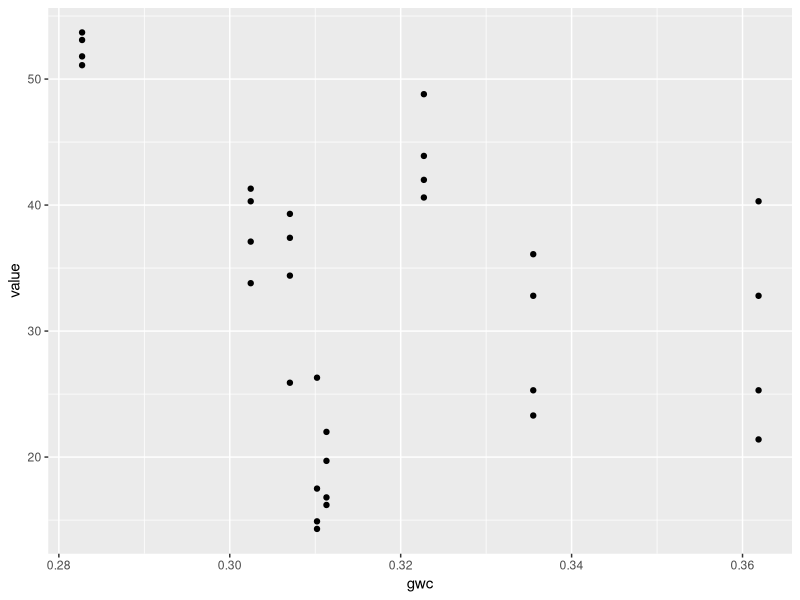
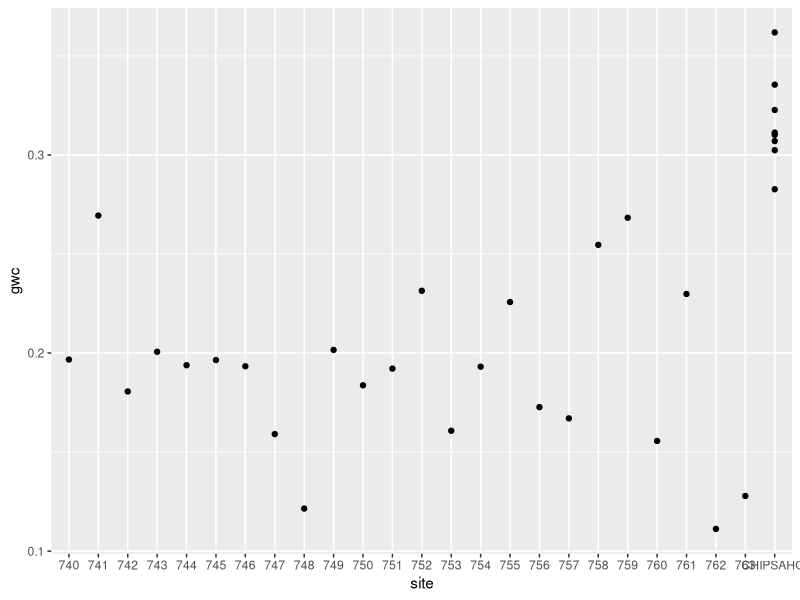

These charts were generated, in order, by the following R code:
library(tidyverse)
vwc <- read.csv('data-raw/January_2018_soil_VWC.csv')
gwc <- read.csv('data-raw/January_2018_soil_weights.csv')

vwc <-
  vwc %>%
  gather( rep, value, r1:r9)

vwc <-
  vwc %>%
  filter( complete.cases(.))

gwc <-
  gwc %>%
  mutate( tin_weight = mean(tin_weight, na.rm = T)) %>%
  filter( complete.cases(.)) %>%
  mutate( dry_soil = dry_weight - tin_weight,
          wet_soil = wet_weight - tin_weight,
          water = wet_soil - dry_soil,
          gwc = water/dry_soil) %>%
  group_by(site, plot ) %>%
  summarise( gwc = mean(gwc))

sm <-
  gwc %>%
  left_join(vwc, by = c('site', 'plot')) %>%
  filter( site=='CHIPSAHOI')

sm %>% ggplot( aes( x = gwc, y = value)) + geom_point()

gwc %>% ggplot( aes( x = site, y = gwc)) + geom_point()
